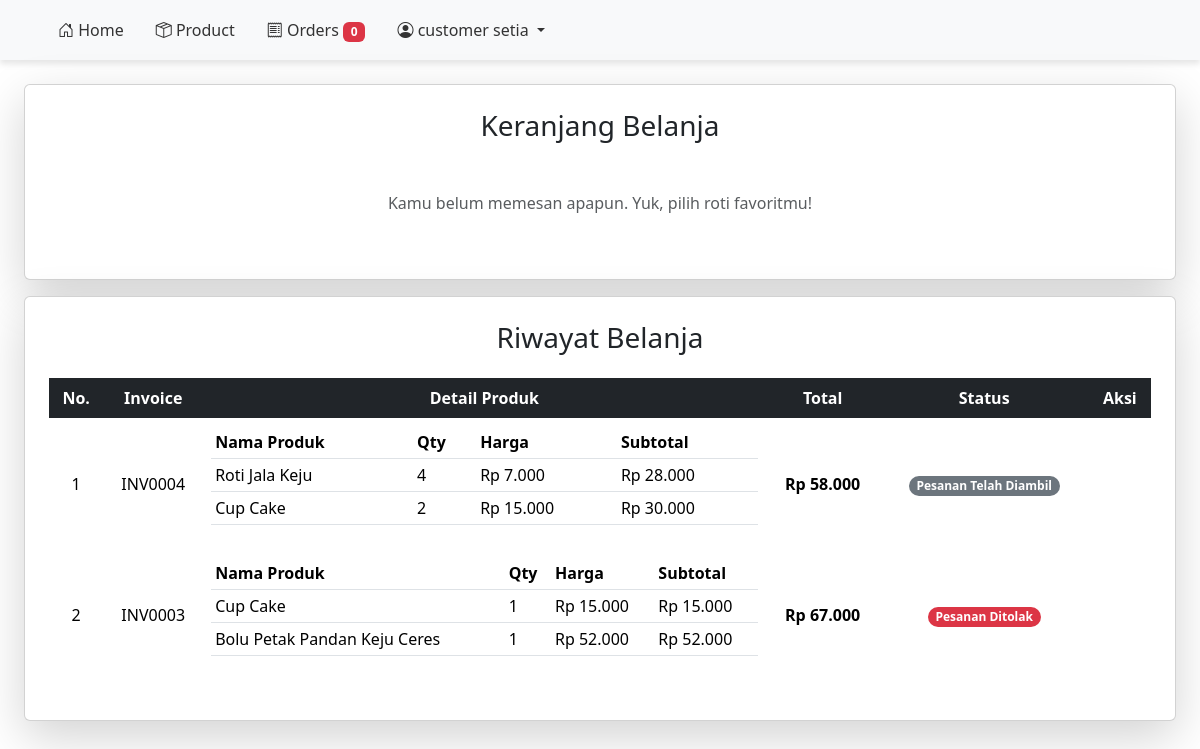
Screenshot of /cart.php (signed in) with the database file from the repository.
### cart.php (the view, shortened to what this page needs)
<?php
include 'Layout/header.php';
?>
<!DOCTYPE html>
<html lang="en">
    <head>
    </head>
<body>
    <div class="p-4">
        <div class="card shadow-lg p-4 mb-3">
            <h3 class="text-center mb-4">Keranjang Belanja</h3>
            <div class="table-responsive">
                <table class="table table-borderless align-middle text-center">
                    <?php
                    if (isset($_SESSION['name_customer'])) {
                        $id_customer = $_SESSION['id_customer'];
                        $cek = mysqli_query($conn, "SELECT * FROM `bo-cart` WHERE id_customer = '$id_customer'");
                        $jml = mysqli_num_rows($cek);
                        $cek2 = mysqli_query($conn, "SELECT * FROM `bo-order` WHERE id_customer = '$id_customer'");
                        $jml2 = mysqli_num_rows($cek2);
                        if ($jml > 0) {
                            ?>
                            <thead class="table-dark">
                                <tr>
                                    <th>No.</th>
                                    <th>Gambar</th>
                                    <th>Nama</th>
                                    <th>Harga</th>
                                    <th>Jumlah</th>
                                    <th>Sub Total</th>
                                    <th>Pesan</th>
                                    <th>Aksi</th>
                                </tr>
                            </thead>
                            <tbody>
                                <?php
                                $result = mysqli_query($conn, "SELECT c.id_cart, c.id_product, c.name_product, c.qty_cart, c.status, p.image_product, p.price_product, p.stock_product FROM `bo-cart` c JOIN `bo-product` p ON c.id_product = p.id_product WHERE id_customer = '$id_customer'");
                                $no = 1;
                                $hasil = 0;
                                while ($row = mysqli_fetch_assoc($result)) {
                                    ?>
                                    <form action="<?= $_SERVER['PHP_SELF']; ?>" method="POST">
                                        <input type="hidden" name="id_cart" value="<?= $row['id_cart']; ?>">
                                        <tr>
                                            <td><?= $no; ?></td>
                                            <td>
                                                <img src="Images/<?= htmlspecialchars($row['image_product']); ?>"
                                                    alt="Gambar Produk" class="img-fluid rounded" style="max-width: 70px;">
                                            </td>
                                            <td><?= htmlspecialchars($row['name_product']); ?></td>
                                            <td>Rp <?= number_format($row['price_product'], 0, ',', '.'); ?></td>
                                            <td>
                                            <input type="number"
                                                    name="qty_cart"
                                                    class="form-control text-center mx-auto qty-input"
                                                    value="<?= $row['qty_cart']; ?>"
                                                    min="1"
                                                    data-stock="<?= $row['stock_product']; ?>"
                                                    style="max-width: 80px;">
                                            </td>
                                            <td>Rp <?= number_format($row['qty_cart'] * $row['price_product'], 0, ',', '.'); ?></td>
                                            <td><?= $row['status'] ?></td>
                                            <td class="d-flex flex-column gap-1">
                                                <button type="submit" name="submit1"
                                                    class="btn btn-warning btn-sm">Perbarui</button>
                                                <a href="cart.php?del=1&id_cart=<?= $row['id_cart']; ?>"
                                                    class="btn btn-danger btn-sm"
                                                    onclick="return confirm('Yakin ingin dihapus?')">Hapus</a>
                                                <a href="product-detail.php?id=<?= $row["id_product"]; ?>"
                                                    class="btn btn-info btn-sm">Detail</a>
                                            </td>
                                        </tr>
                                    </form>
                                    <?php
                                    $sub = $row['qty_cart'] * $row['price_product'];
                                    $hasil += $sub;
                                    $no++;
                                }
                                ?>
                                <tr class="table-light">
                                    <td colspan="5" class="text-end"><b>Total Belanja</b></td>
                                    <td colspan="3" class="text-start"><b>Rp <?= number_format($hasil, 0, ',', '.'); ?></b></td>
                                </tr>
                                <tr>
                                    <td colspan="8" class="text-end">
                                        <a href="product.php" class="btn btn-primary">Lanjutkan Belanja</a>
                                        <a href="request-order.php?id_customer=<?= $id_customer; ?>"
                                            class="btn btn-success">Request Pesanan</a>
                                    </td>
                                </tr>
                            </tbody>
                            <?php
                        } else {
                            echo "<tr><td colspan='8' class='text-center text-muted p-4'>Kamu belum memesan apapun. Yuk, pilih roti favoritmu!</td></tr>";
                        }
                    ?>
                </table>
            </div>
        </div>
        <div class="card shadow-lg p-4">
            <h3 class="text-center mb-4">Riwayat Belanja</h3>
            <div class="table-responsive">
                <table class="table table-borderless align-middle text-center">
                    <?php
                    if ($jml2 > 0) {
                        $invoice_query = mysqli_query($conn, "SELECT DISTINCT invoice, status FROM `bo-order` WHERE id_customer = '$id_customer' ORDER BY invoice DESC");
                        $no_invoice = 1;
                        ?>
                        <thead class="table-dark">
                            <tr>
                                <th>No.</th>
                                <th>Invoice</th>
                                <th>Detail Produk</th>
                                <th>Total</th>
                                <th>Status</th>
                                <th>Aksi</th>
                            </tr>
                        </thead>
                        <tbody>
                            <?php
                            while ($inv = mysqli_fetch_assoc($invoice_query)) {
                                $invoice = $inv['invoice'];
                                $status = $inv['status'];
                                $produk_query = mysqli_query($conn, "SELECT p.name_product, pn.qty_cart, pn.price_cart FROM `bo-order` pn JOIN `bo-product` p ON pn.id_product = p.id_product WHERE pn.invoice = '$invoice'");
                                $total_harga = 0;
                                ?>
                                <table class="table table-sm text-start">
                                    <thead>
                                        <tr>
                                            <th>Nama Produk</th>
                                            <th>Qty</th>
                                            <th>Harga</th>
                                            <th>Subtotal</th>
                                        </tr>
                                    </thead>
                                    <tbody>
                                        <?php while ($prod = mysqli_fetch_assoc($produk_query)) :
                                            $subtotal = $prod['qty_cart'] * $prod['price_cart'];
                                            $total_harga += $subtotal;
                                            ?>
                                            <tr>
                                                <td><?= htmlspecialchars($prod['name_product']); ?></td>
                                                <td><?= $prod['qty_cart']; ?></td>
                                                <td>Rp <?= number_format($prod['price_cart'], 0, ',', '.'); ?></td>
                                                <td>Rp <?= number_format($subtotal, 0, ',', '.'); ?></td>
                                            </tr>
                                        <?php endwhile; ?>
                                    </tbody>
                                </table>
                                <?php
                                $produk_html = ob_get_clean();
                                ?>
                                <tr>
                                    <td><?= $no_invoice++; ?></td>
                                    <td><?= $invoice; ?></td>
                                    <td><?= $produk_html; ?></td>
                                    <td><b>Rp <?= number_format($total_harga, 0, ',', '.'); ?></b></td>
                                    <td>
                                        <?php if ($status == 'Menunggu Konfirmasi Pesanan') : ?>
                                            <span class="badge rounded-pill text-bg-warning"><?= $status?></span>
                                        <?php elseif ($status == 'Menunggu Pembayaran') : ?>
                                            <span class="badge rounded-pill text-bg-danger"><?= $status?></span>
                                        <?php elseif ($status == 'Pesanan Sedang Diproses') : ?>
                                            <span class="badge rounded-pill text-bg-primary"><?= $status?></span>
                                        <?php elseif ($status == 'Pesanan Selesai') : ?>
                                            <span class="badge rounded-pill text-bg-success"><?= $status?></span>
                                        <?php elseif ($status == 'Pesanan Telah Diambil') : ?>
                                            <span class="badge rounded-pill text-bg-secondary"><?= $status?></span>
                                        <?php elseif ($status == 'Pesanan Ditolak') : ?>
                                            <span class="badge rounded-pill text-bg-danger"><?= $status?></span>
                                        <?php endif; ?>
                                    </td>
                                    <td>
                                    </td>
                                </tr>
                            <?php } ?>
                        </tbody>
                        <?php
                    } else {
                        echo "<tr><td colspan='6' class='text-center text-muted p-4'>Kamu belum pernah mesan di bread one nih, cobain deh pasti enak!</td></tr>";
                    }
                } else {
                    echo "<tr><td colspan='8' class='text-center text-muted p-4'>Kamu Belum Login Nih, <a href='login.php'>Yuk Login.</a></td></tr>";
                }
                    ?>
                </table>
            </div>
        </div>
    </div>
</body>
</html>

### rows the page displays
bo-order: id_product.name_product "Roti Jala Keju", qty_cart "4", price_cart "7.000", subtotal "28.000"
bo-order: id_product.name_product "Cup Cake", qty_cart "2", price_cart "15.000", subtotal "30.000"
bo-order: id_product.name_product "Cup Cake", qty_cart "1", price_cart "15.000", subtotal "15.000"
bo-order: id_product.name_product "Bolu Petak Pandan Keju Ceres", qty_cart "1", price_cart "52.000", subtotal "52.000"

### other values shown
$result "0"
$_SESSION['name_customer'] "customer setia"
$invoice "INV0004"
$total_harga "58.000"
$status "Pesanan Telah Diambil"
$invoice "INV0003"
$total_harga "67.000"
$status "Pesanan Ditolak"
